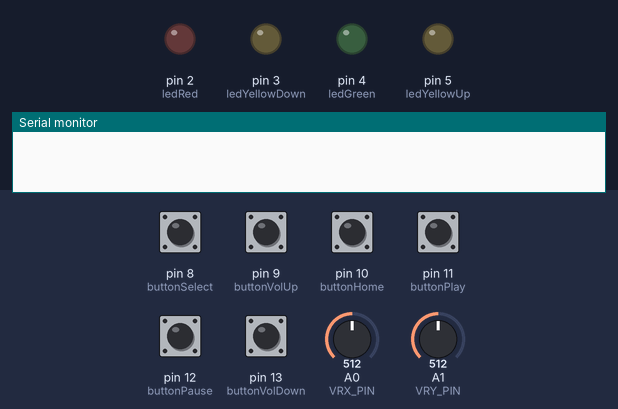
This sketch was run on a simulated Arduino Uno, built with avr-gcc and run on an emulated ATmega328P. Shown: output pins drawn as LEDs (lit = HIGH), the last lines printed to the serial monitor. The test bench sets the inputs (shaded band); at power-on: pin 8 (buttonSelect) HIGH, pin 9 (buttonVolUp), pin 10 (buttonHome), pin 11 (buttonPlay), pin 12 (buttonPause), pin 13 (buttonVolDown) LOW, A0 (VRX_PIN) = 512, A1 (VRY_PIN) = 512.

Above: at 4.2 s.
4.3 s: pin 8 (buttonSelect) pulled LOW for 0.15 s
At 4.4 s:
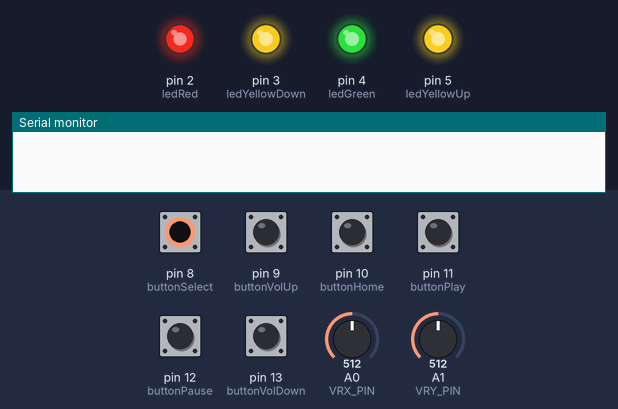
6.0 s: A0 (VRX_PIN) set to 407
7.5 s: A0 (VRX_PIN) set to 390
At 8.5 s:
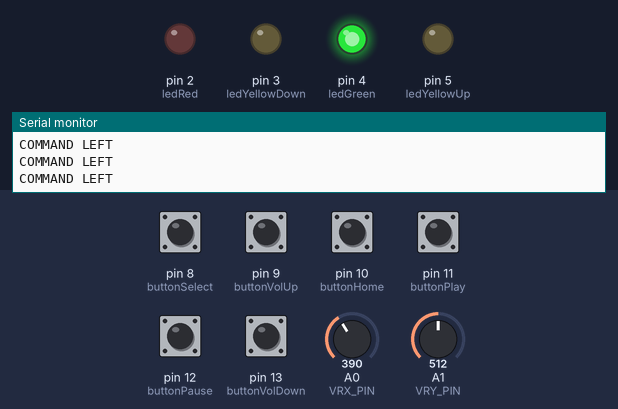
9.0 s: A1 (VRY_PIN) set to 415
12.0 s: A1 (VRY_PIN) set to 383
At 13.1 s:
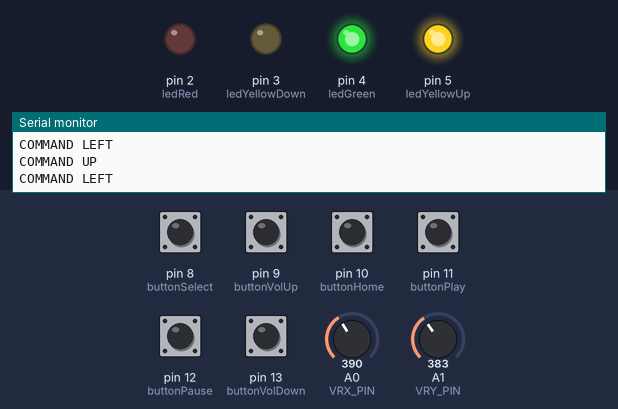
13.5 s: pin 10 (buttonHome) pulled HIGH for 0.15 s
At 13.6 s:
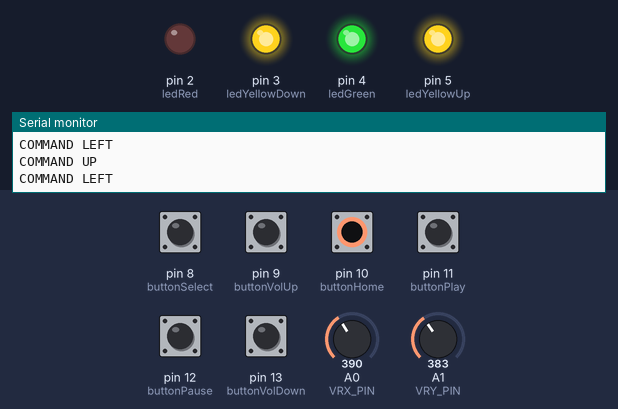
Timing chart, 0 to 16.1 s (numbered marks = the images above; inputs shaded):
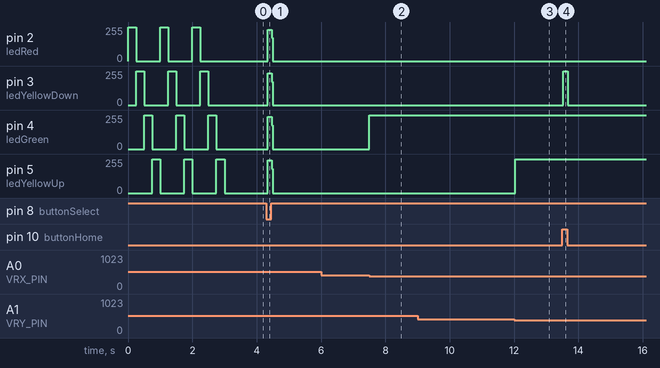

Measured:
- the behaviour switches between 400 and 399 on A0 (VRX_PIN) (found by bisection; images 1 and 2)
- the behaviour switches between 400 and 399 on A1 (VRY_PIN) (found by bisection; images 2 and 3)
- after the input at 4.3 s, pin 2 (ledRed): 0/255 → 235/255 at once, → 0/255 0.12 s later; pin 3 (ledYellowDown): 0/255 → 237/255 at once, → 0/255 0.12 s later; pin 4 (ledGreen): 0/255 → 243/255 at once, → 0/255 0.12 s later; pin 5 (ledYellowUp): 0/255 → 245/255 at once, → 0/255 0.12 s later
- after the input at 6.0 s, every drawn part: stays the same
- after the input at 7.5 s, pin 4 (ledGreen): 0/255 → 255/255 at once
- after the input at 12.0 s, pin 5 (ledYellowUp): 0/255 → 255/255 at once
- after the input at 13.5 s, pin 3 (ledYellowDown): 0/255 → 255/255 at once, → 0/255 0.14 s later
- by itself, pin 5 (ledYellowUp): alternates 255/255 for 0.25 s and 0/255 for 0.75 s

The sketch:

Fjernbetjening.ino
```cpp
/*
  Knappernes funktion:
  Knapperne slår en LED til og fra afhængig af, om der er trykket ned eller ej. Der er knapper fra digital port 9 til 13, mens LED'erne er fra digital port 2 til 4.
  Desuden bruges der også et joystick, der bruger digital port 8 samt port A0 og A1 dvs. analog port 0 og 1.

  Kredsløbet fra port 13:
    - Knap på port 13 får tilsendt +5 V, hvoraf den går til ground gennem en 10 kiloohm resistor. Der skal bruges en resistor,
      så der ikke bliver fanget et tilfældigt, forkert signal
    - Signalet fra knappen sender et signal til port 2.
    - LED på port 2 går til ground gennem en 220 ohm resistor.

  Stort set det samme vil ske fra de andre porte.

  Lavet i 2023.
  Lavet af Sebastian Blichfeldt.
  Klasse: 2.yz.
  */
const int buttonPause = 12;  // Giver navn til en knap-portene.
const int buttonPlay = 11;
const int buttonVolUp = 9;
const int buttonVolDown = 13;
const int buttonHome = 10;
int buttonSelect = 8;

#define VRX_PIN  A0 // Arduino pin forbundet til VRX pin - altså en pin, der følger x-aksen.
#define VRY_PIN  A1 // Arduino pin forbundet til VRY pin - altså en pin, der følger y-aksen.

#define LEFT_THRESHOLD  400 // Venstre-grænse sættes ved 400.
#define RIGHT_THRESHOLD 800 // Højre-grænse sættes ved 800.
#define UP_THRESHOLD    400 // Opad-grænse sættes ved 400.
#define DOWN_THRESHOLD  800 // Nedad-grænse sættes ved 800.

#define COMMAND_NO     0x00 // Kommandoerne får et hexadecimal, da de er kompakte og kan udvise op til 255 i værdi.
#define COMMAND_LEFT   0x01
#define COMMAND_RIGHT  0x02
#define COMMAND_UP     0x04
#define COMMAND_DOWN   0x08

int xValue = 0 ; // Til at gemme x-aksens værdi.
int yValue = 0 ; // Til at gemme y-aksens værdi.
int command = COMMAND_NO; // command og COMMAND_NO betyder det samme.
const int ledRed = 2; // Navne tildeles portene.
const int ledYellowDown = 3;
const int ledYellowUp = 5;
const int ledGreen = 4;

int buttonStatePause = 0;  // Variabel der tjekker knappernes status.
int buttonStatePlay = 0;
int buttonStateVolUp = 0;
int buttonStateVolDown = 0;
int buttonStateHome = 0;
int buttonStateSelect = 0;

void setup() {
  Serial.begin(9600) ;
  pinMode(ledRed, OUTPUT); // Fortæller at LED'erne skal give output (f.eks. lys).
  pinMode(ledYellowUp, OUTPUT);
  pinMode(ledYellowDown, OUTPUT);
  pinMode(ledGreen, OUTPUT);
  pinMode(buttonPause, INPUT); // Fortæller at knapperne skal give input (f.eks. sende signal).
  pinMode(buttonPlay, INPUT);
  pinMode(buttonVolUp, INPUT);
  pinMode(buttonVolDown, INPUT);
  pinMode(buttonHome, INPUT);
  pinMode(buttonSelect, INPUT_PULLUP);

  for (int count = 0; count < 3; count++) { // Her sættes lamperne til at tænde og slukke i rækkefølge 3 gange.
    digitalWrite(ledYellowUp, LOW);
    digitalWrite(ledRed, HIGH);
    delay(250);
    digitalWrite(ledRed, LOW);
    digitalWrite(ledYellowDown, HIGH);
    delay(250);
    digitalWrite(ledYellowDown, LOW);
    digitalWrite(ledGreen, HIGH);
    delay(250);
    digitalWrite(ledYellowUp, HIGH);
    digitalWrite(ledGreen, LOW);
    delay(250);
  }
}

void loop() {
  // Tjekker status på knapperne:
  buttonStatePause = digitalRead(buttonPause);
  buttonStatePlay = digitalRead(buttonPlay);
  buttonStateVolUp = digitalRead(buttonVolUp);
  buttonStateVolDown = digitalRead(buttonVolDown);
  buttonStateHome = digitalRead(buttonHome);
  buttonStateSelect = digitalRead(buttonSelect);
  // Aflæser analog x- og y-værdier.
  xValue = analogRead(VRX_PIN); // x-værdien aflæses gennem pin VRX (0-1023).
  yValue = analogRead(VRY_PIN); // y-værdien aflæses gennem pin VRY (0-1023).

  // Analog-værdierne konverteres til kommandoer.
  command = COMMAND_NO;

  // Tjekker for venstre/højre-kommandoer
  if (xValue < LEFT_THRESHOLD) // Hvis x er mindre end venstre-grænsen, så går den til venstre.
    command = command | COMMAND_LEFT;
  else if (xValue > RIGHT_THRESHOLD) // Hvis x er større end venstre-grænsne, så går den til højre.
    command = command | COMMAND_RIGHT;

  // Tjekker for op/ned-kommandoer.
  if (yValue < UP_THRESHOLD)
    command = command | COMMAND_UP; // Hvis y er mindre end opad-grænsen, så går den op.
  else if (yValue > DOWN_THRESHOLD)
    command = command | COMMAND_DOWN; // Hvis y er større end opad-grænsen, så går den ned.

  // Tjekker om knappen "pause" er trykket ned eller om joystick rykkes mod højre. Hvis det er tilfældet, så udfører den følgende:
  if (buttonStatePause == HIGH) {
    // Tænd LED:
    digitalWrite(ledRed, HIGH);
  } else if (command & COMMAND_RIGHT){
    Serial.println("COMMAND RIGHT");
    digitalWrite(ledRed, HIGH);
  } else if (buttonStateVolDown == HIGH){
    digitalWrite(ledRed, HIGH);
  } else {
    // Sluk LED:
    digitalWrite(ledRed, LOW);
     }
  // Tjekker om knappen "play" er trykket ned eller om joystick rykkes mod venstre. Hvis det er tilfældet, så udfører den følgende:
  if (buttonStatePlay == HIGH){
    digitalWrite(ledGreen, HIGH);
  } else if (command & COMMAND_LEFT) {
    Serial.println("COMMAND LEFT");
    digitalWrite(ledGreen, HIGH);
  } else if (buttonStateVolUp == HIGH){
    digitalWrite(ledGreen, HIGH);
  } else {
    digitalWrite(ledGreen, LOW);
    }
  // Tjekker om knappen "home" er trykket ned eller om joystick rykkes nedad. Hvis det er tilfældet, så udfører den følgende:
  if (buttonStateHome == HIGH){
    digitalWrite(ledYellowDown, HIGH);
  } else if (command & COMMAND_DOWN){
    digitalWrite(ledYellowDown, HIGH);
  } else {
    digitalWrite(ledYellowDown, LOW);
  }
  // Tjekker om joystick rykkes opad. Hvis det er tilfældet, så udfører den følgende:
   if (command & COMMAND_UP) {
    Serial.println("COMMAND UP");
    digitalWrite(ledYellowUp, HIGH);
  } else {
    digitalWrite(ledYellowUp, LOW);
  }
  // Tjekker om joystick-knappen er trykket ned. Hvis det er tilfældet, så udfører den følgende:
  if (buttonStateSelect == LOW){ // Som den eneste skal den have status LOW - altså 0, da den fungerer omvendt. Den giver altså value = 1 indtil man trykker.
    digitalWrite(ledGreen, HIGH);
    digitalWrite(ledRed, HIGH);
    digitalWrite(ledYellowUp, HIGH);
    digitalWrite(ledYellowDown, HIGH);
  }
}
```
